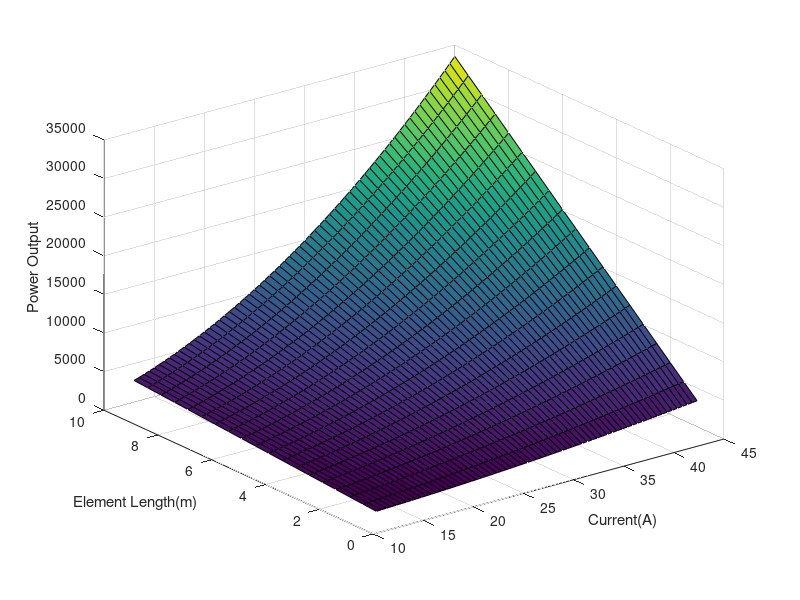

This chart was generated by the following MATLAB code:

I = 13:0.5:45;
L = 1:0.5:10;


[i,l] = meshgrid(I,L);
f = ((i.^2).*l.*(0.0000013))./((0.0005.^2).*pi);

surf(i,l,f)
xlabel('Current(A)')
ylabel('Element Length(m)')
zlabel('Power Output')

